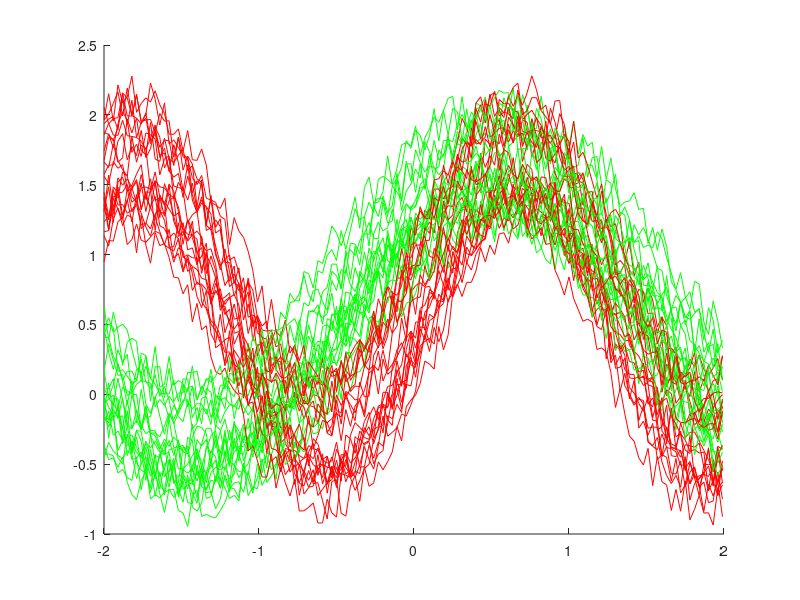

The MATLAB script that drew this image:
%%% -----------------------------------------------------------------------
%   this script creates simple test signal cluster and saves the generated
%   data to a file, because of the random data. This file can be loaded
%   repeatedly to study different neural network architectures.
%%% -----------------------------------------------------------------------

clear;
close all;

%% settings

filename = 'noiseFastSinOffset.mat';

range = -2:0.03:2;
noiseAmplitude = 0.32;

pClusterWidth = -0.3:0.02:0.1;
tClusterWidth = 0.5:0.02:0.9;

%% create signal cluster

numInputs = length(pClusterWidth);
p = zeros(numInputs, length(range));
myRand = rand;
for k = 1:numInputs
    p(k,:) = sin(pClusterWidth(k)+pi*range*myRand)+rand;
    p(k,:) = p(k,:) + rand(1,length(p(k,:)))*noiseAmplitude;
end

numTargets = length(tClusterWidth);
myRand = rand;
for k = 1:numTargets
    t(k,:) = sin(tClusterWidth(k)+pi*range*myRand)+rand; % reference
    t(k,:) = t(k,:) + rand(1,length(t(k,:)))*noiseAmplitude;
end

hold on;
for k = 1:numInputs
    plot(range,p(k,:), 'r');
    plot(range,t(k,:), 'g');
end
hold off

t = t';
p = p';

%% save to file

save(filename,'p','t','range');